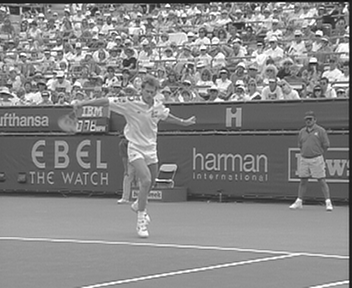
#> input picture Assignment 2/Program Files/frame_25.png, 352 x 288 px, found by its file name
$ jupyter execute TTT4135_MULTIMEDIA_SIGNAL_PROCESSING_Assignment_2.ipynb
#> lines starting #> are read from the running program, lines starting #| are printed output that depends on the picture
<a href="https://colab.research.google.com/github/Eeaeau/TTT4135-Multimedia-Signal-Processing/blob/main/TTT4135_MULTIMEDIA_SIGNAL_PROCESSING_Assignment_2.ipynb" target="_parent"></a>

# Assignment 2
*Authors:*
Vegard Iversen, Sondre Olimb, Sebastian Skogen Raa

# Setup

[cell 1]
import numpy as np
import scipy.fftpack as fftpack
import matplotlib.pyplot as plt
import os
import cv2 as cv
from scipy import signal
import seaborn as sns

sns.set_theme()

sns.set_style("dark")

# 1 Temporal prediction

## a)
Motion compensation is a method of predicting a frame in a video realtive to a referance frame. This is done by accounting for previous and future frames camera and/or object motion. This method of prediction between frames will in most cases give good compression efficiency.

## b)

**I- intra frames**

These fraems ar coded without a referance to other fames. By coding the frames we achive a moderate amount of compression with spacial redundancy, however there is no temoiral redundancy. Since the frames are encoded with no refrance to other frames, there is no motion compensation. The compression can be both lossles and lossy. Relative to the other frames, it achvives the least amount of compression.[1[

**P- Predictive frames**

The predictive frames are encoded using motoion compesnastion from a previus I or P frame. It only stores the changes from previous I or P- frame, this migth be motion vectors or image data. P- frames reduces both the temporal and spatial redundancy and therfore achives a higer order of compression compared to I- frames. the higher order of compression will give a lower qaulity picture comapred to I-frames, but this i solved by using Group of Pictures (GOP). In a GOP the two ar combined to achive a higer quality image. (GOP also includes B-frames)[1]

**B- Bidirectional**

Bidirectional frames uses (as the name indicates) both past and future I- and P-frames. These are then used as a linear combination to estimate a sutable motionestimate. This Bidirectional encoding gives the higest order of compresion of the three frames. We can have forward, backward motion vectors. B-fames achives the lowest order of picture quality of the three frames, but as descirbed above, in a GOP high quality can be achived.[1]

## c)

The transmission is ordered different from the display order in assosiation with the B-picture. The transmitted ordering is in done such that B-pictures appear after the past and future pictures. By doing this reordring it is ensured that the B-picture can always be constructed by referencing these past and future pictures from memory. This will of course introduce a delay dependant upon the number of consecutive B-pictures, which is 2 in mpeg 1 and 2 as shown in the figure below.

Figure of trasmission vs display order. [1]

## d)


  ### Main differences
* Variable block-size motion compensation with small
block sizes
* Quarter-sample-accurate motion compensation
* Extention of the B pictures
* Multiple reference picture motion compensation

### Others
* Motion vectors over picture boundaries
* Decoupling of referencing order from display order
* Decoupling of picture representation methods from
picture referencing capability:
* Weighted prediction:
* Improved “skipped” and “direct” motion inference:
* Directional spatial prediction for intra coding
* In-the-loop deblocking filtering

# 2 Decomposition/Transform

## a)

The transfrom that usually have been used in classic video coders are discret cosine transformers (8 × 8 for MPEG-1). For H.264 uses integer DCT (4 × 4).

## b)
Block-transform-based video/still image coders usually exhibit
so-called blocking artifacts. How is this effect minimized in
H.264? (10 points)

In H.264 a deblocking filter is used to minimize the blocking noise from the DCT.
In H.264 the deblocking filter is standard in difference to MPEG-1/2/4 where it was an optional additional feature in the decoder.

# 3 Video coding

We have that $\sigma_x=1$

$\sigma^2_z=\sigma^2_x(1-\rho)^2$

$\sigma^2_z=1\cdot(1-0.9^2)$

$\sigma^2_z=0.19$

\\
First for every second pixel

$\sigma^2_e = E[(Z[n] − Z'[n])^2] = E[(Z[n] − a \times Z''[n + 1 ])^2]$

To minimize we want to derivate wrt $a$ and set equal to 0.\
$\frac{δ}{δa}σ_e^2 =\frac{δ}{δa}E[(Z[n] − a \times Z''[n + 1 ])^2] $\
We can write out the expression. And use the information that $E[Z[n]] = 1$ and $E[Z[n]Z[n+k]] = 0.9^{|k|}$, and that we can approximate $Z[n] = Z'[n]$
$E[(Z[n] − a \times Z''[n + 1 ])^2] =E[Z[n]^2 - 2×a\times Z[n]Z[n+1] + a^2 \times Z[n+1]^2]  = 1 - 2×a \times 0.9 + a^2$\
$\frac{δ}{δa}σ_e^2 = 0$ gives\
$\frac{δ}{δa}(1 - 2×a \times 0.9 + a^2) = 0$\
$ -2 × 0.9 + 2a = 0$\
$a=0.9$ \

$\sigma^2_e = E[(Z[n] − 0.9 \times Z''[n + 1 ])^2]$
\
$σ_e^2 = E[Z[n]^2 - 2 × Z[n] × 0.9×Z''[n+1] + 0.9^2×Z''[n+1]^2]$

$\sigma_e^2 = E[Z[n]^2] - 2×0.9×E[Z[n] \times [Z''[n+1]] + 0.9^2E[Z''[n+1]]$

if $Z[n] = Z'[n]$  then  $Z''[n] = Z[n]$
$σ_e^2 = 1 - 2 \times 0.9 \times 0.9 + 0.9^2$ \
$σ_e^2 = 0.19$

$D_{even} = \frac{π e}{6} \times 0.19 \times 2^{-2R1}$\
Where R1 is the coded bits

For the rest of the pixels \
$\sigma^2_e = E[(Z[n] − Z'[n])^2] = E[(Z[n] − b \times Z''[n - 1] - c × Z''[n + 1 ])^2]$

minimizing as earlier. $x$ is $b$ or $c$.\
$\frac{δ}{δx}σ_e^2 =\frac{δ}{δx}E[(Z[n] − b \times Z''[n - 1] - c × Z''[n + 1 ])^2] $\
$\frac{δ}{δx}σ_e^2 = \frac{δ}{δx} E[Z[n]^2 - 2 \times b \times Z[n]Z[n-1] - 2 × c Z[n]Z[n+1] + b^2 Z[n-1]^2 + 2 \times b \times c \times Z[n-1]Z[n+1] + c^2 \times Z[n+1]^2 ]$\
Using that $Z[n-1]Z[n+1] = Z[n]Z[n+2]$\
$\frac{δ}{δx}σ_e^2 = \frac{δ}{δx} (1-2×b×0.9 - 2×c×0.9 + b^2 + 2 ×b ×c×0.9^2 +c^2)$\
derivate with respect to b gives\
$\frac{δ}{δb}σ_e^2 = \frac{δ}{δb} (1-2×b×0.9 - 2×c×0.9 + b^2 + 2 ×b ×c×0.9^2 +c^2)$\
$\frac{δ}{δb}σ_e^2 = -2×0.9  + 2b + 2×c×0.9^2 $\
set equal 0\
$-2×0.9  + 2b + 2×c×0.9^2 = 0$\
$b = -c×0.81 + 0.9$\
wrt c\
$\frac{δ}{δc}σ_e^2 = \frac{δ}{δc} (1-2×b×0.9 - 2×c×0.9 + b^2 + 2 ×b ×c×0.9^2 +c^2)$\
$\frac{δ}{δc}σ_e^2 =  - 2×0.9  + 2 ×b×0.9^2 +2c $\
set equal 0 \\

$2×0.9  + 2b + 2×b×0.9^2 = 0$\
$c = -b×0.81-0.9$\
this gives c=b\
$- 2×0.9  + 2 ×b×0.9^2 +2b = 0$\
$b = \frac{0.9}{0.81+1} = 0.4972 = c$ \

putting this into $σ_e^2$\
$σ_e^2 = 1-2×0.4972×0.9 - 2×0.4972×0.9 + 0.4972^2 + 2 ×0.4972 ×0.4972×0.9^2 +0.4972^2 = 0.10497$\
$D_{odd} = \frac{π e}{6} \times σ_e^2 \times 2^{-2R2}$\
Where we can assume that $Z'[n] = Z[n]$\
$D_{odd} = \frac{π e}{6} \times 0.10497 \times 2^{-2R2}$\
Where R1 is the coded bits

Average distortion \
$D = \frac{π e}{6} × (0.19 × 2^{-2R1} + 0.10497 ×2^{-2R2} $\
$R = \frac{1}{2} (R1 + R2)$

$R2 = R1 - \frac{1}{2} log_2 \frac{0.19}{0.10497} $\
$D = \frac{π e}{6} × (0.19 × 2^{-2R1} + 0.10497 ×2^{-2R2}) $\
$D = \frac{π e}{6} × (\sqrt{0.19 ×  0.10497} ×2^{-2R}) $\
$= \frac{π e}{6}×0.1412×2^{-2R} $\
from the hint:

$D_{even} = \frac{π e}{6} \times σ_e^2 \times 2^{-2R1}$\
Where we can assume that $Z'[n] = Z[n]$

# 4 Motion estimation

## a)

[cell 2]
im25 = cv.imread('frame_25.png', cv.IMREAD_GRAYSCALE).astype(np.int16)
#> im25: shape (288, 352) int16; min 6, max 255, mean 133.7
im26 = cv.imread('frame_26.png', cv.IMREAD_GRAYSCALE).astype(np.int16)
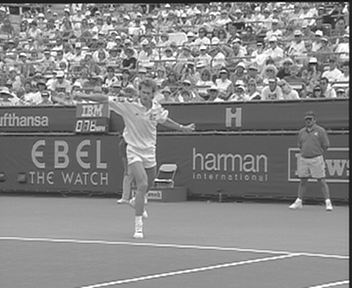
#> input picture Assignment 2/Program Files/frame_26.png, 352 x 288 px, found by its file name
#> im26: shape (288, 352) int16; min 5, max 255, mean 133.8
im27 = cv.imread('frame_27.png', cv.IMREAD_GRAYSCALE).astype(np.int16)
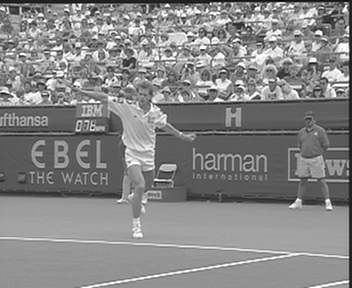
#> input picture Assignment 2/Program Files/frame_27.png, 352 x 288 px, found by its file name
#> im27: shape (288, 352) int16; min 5, max 255, mean 133.7

plt.imshow(im25, cmap='gray')
plt.show()

[cell 3]
im25

[cell 4]
def reshape_split(image: np.ndarray, kernel_size: tuple):

    img_height, img_width = image.shape
    try:
      tile_height, tile_width, channels = kernel_size
    except:
      tile_height, tile_width = kernel_size
      channels = 1
    if channels == 1:
      tiled_array = image.reshape(img_height // tile_height,
                                  tile_height,
                                  img_width // tile_width,
                                  tile_width
                                  )
    else:
      tiled_array = image.reshape(img_height // tile_height,
                                  tile_height,
                                  img_width // tile_width,
                                  tile_width
                                  ,channels)
    tiled_array = tiled_array.swapaxes(1, 2)
    return tiled_array

[cell 5]
images = [im25, im26, im27]

[cell 6]
def cost_function(x1, x2):
  diff = x1 - x2
  # print(type(diff))
  return np.mean(np.square(diff), axis=(-1, -2))

[cell 7]
from numpy.lib.index_tricks import AxisConcatenator
def gen_disp_vectors(images, block_size, search_area_size, plot_as_img=False):
  """
  Input:
  images: list of two dimentional images
  block_size: size of macro blocks used
  search_area_size: number of pixels to search for match in horizontal and vertical direction.

  Output:
  disp_vectors: list of vectors corresponding to frames N-1 to N
  """
#> called with block_size = 16, search_area_size = 32, plot_as_img = False

  search_area_subdivs = search_area_size//block_size
  print("Num of macroblocks in search area:", search_area_subdivs)
  offset_lim = search_area_subdivs-1 # makes sure search area does not go out of bound
  disp_vectors = [] # list of finnal displacement vectors
  for idx_im in range(1, len(images)):
    prev_image = images[idx_im-1]
    current_image = images[idx_im]

    prev_macro_blocks = reshape_split(prev_image, (block_size, block_size))
    current_macro_blocks = reshape_split(current_image, (block_size, block_size))
    block_shape = prev_macro_blocks.shape

    vector_shape = (block_shape[0]-offset_lim, block_shape[1]-offset_lim)
    vector_macro_blocks = np.full((vector_shape + (3,)), 0) # 3dr dim added to be easily viewable as image aswell

    for macro_block_vidx in range(block_shape[0]-offset_lim):
      for macro_block_hidx in range(block_shape[1]-offset_lim):

        search_results = np.ones((search_area_subdivs, search_area_subdivs))

        prev_macro_block = prev_macro_blocks[macro_block_vidx, macro_block_hidx]
        current_search_area = current_macro_blocks[macro_block_vidx:macro_block_vidx + search_area_subdivs, macro_block_hidx:macro_block_hidx + search_area_subdivs]

        search_results = cost_function(current_search_area, prev_macro_block)

        diff_min_vec = np.array(np.unravel_index(np.argmin(search_results, axis=None), search_results.shape))

        vector_macro_blocks[macro_block_vidx, macro_block_hidx, 0:2] = diff_min_vec

    disp_vectors.append(vector_macro_blocks)

    fig, ax = plt.subplots()
    ax.set_title('Movement from frame '+str(idx_im)+' to frame '+ str(idx_im+1))

    print("image number:", idx_im)
    if plot_as_img:
      ax.imshow(vector_macro_blocks*250)
    else:
      x, y = np.meshgrid(np.arange(vector_shape[1]), np.arange(vector_shape[0]))
      u = vector_macro_blocks[:, :, 0]
      v = vector_macro_blocks[:, :, 1]

      ax.quiver(x, y, u, v,
                color="C0", angles='xy',
                scale_units='xy', scale=1, width=.01,
                headwidth=2, minshaft=1.5)
      plt.gca().invert_yaxis()

    plt.show()
#> this loop made 2 passes
#> (block_shape, vector_shape) on passes 1 to 2: ((18, 22, 16, 16), (17, 21)), ((18, 22, 16, 16), (17, 21))
#| image number: 1
#| image number: 2
#> pass 1, in gen_disp_vectors, `plt.show()`:
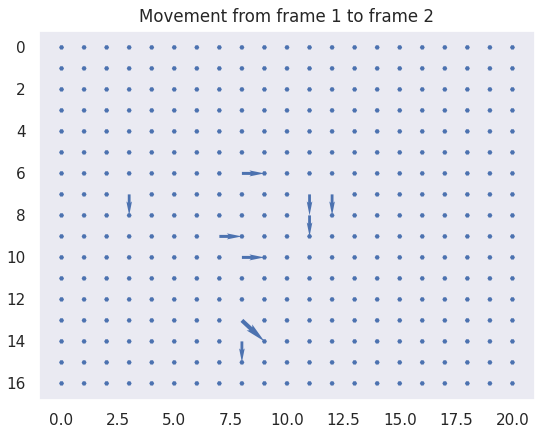
#> figure drawn by matplotlib, 1 panel
#> after the loop, disp_vectors = 2 items

  return disp_vectors

[cell 8]
vecs16 = gen_disp_vectors(images, block_size=16, search_area_size=32, plot_as_img=False)
#> vecs16 = 2 items

## b)

[cell 9]
vecs8 = gen_disp_vectors(images, block_size=8, search_area_size=32, plot_as_img=False)
#> call 2 of gen_disp_vectors, with block_size = 8, search_area_size = 32, plot_as_img = False
#> the loop in gen_disp_vectors (call 2), `for idx_im in range(1, len(images)):` made 2 passes
#> (block_shape, vector_shape) on passes 1 to 2: ((36, 44, 8, 8), (33, 41)), ((36, 44, 8, 8), (33, 41))
#| image number: 1
#| image number: 2
#> pass 1, in gen_disp_vectors (call 2), `u = vector_macro_blocks[:, :, 0]`:
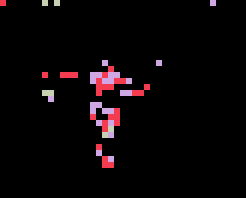
#> u: shape (33, 41) int64 (shown 6 times larger); 4 distinct labels, from 0 to 3; one colour per label, 0 black
#> pass 1, in gen_disp_vectors (call 2), `v = vector_macro_blocks[:, :, 1]`:
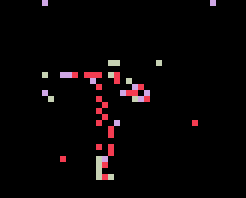
#> v: shape (33, 41) int64 (shown 6 times larger); 4 distinct labels, from 0 to 3; one colour per label, 0 black
#> pass 1, in gen_disp_vectors (call 2), `plt.show()`:
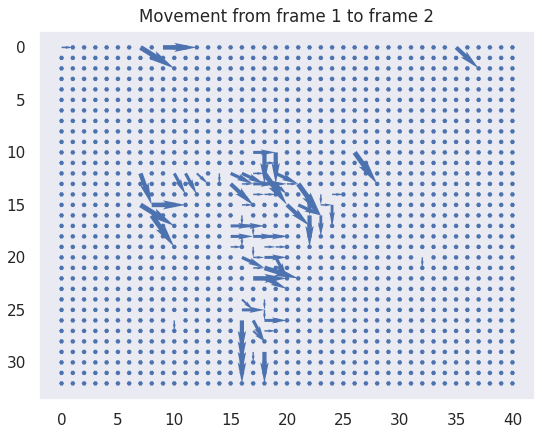
#> figure drawn by matplotlib, 1 panel
#> after the loop in gen_disp_vectors (call 2), `for idx_im in range(1, len(images)):`:
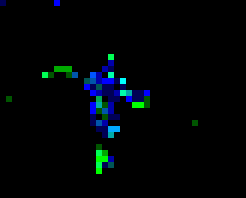
#> vector_macro_blocks: shape (33, 41, 3) int64 (shown 6 times larger); mean of channels 0, 1, 2 0.0798, 0.0547, 0; drawn with min black and max white
#> after the loop in gen_disp_vectors (call 2), `for idx_im in range(1, len(images)):`:
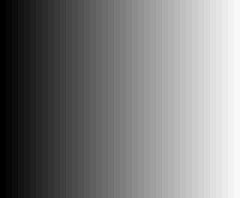
#> x: shape (33, 41) int64 (shown 6 times larger); min 0, max 40, mean 20; drawn with min black and max white
#> vecs8 = 2 items
vecs8 = gen_disp_vectors(images, block_size=8, search_area_size=32, plot_as_img=True)
#> the loop in gen_disp_vectors (call 3), `for idx_im in range(1, len(images)):` made 2 passes
#| image number: 1
#| image number: 2
#> pass 1, in gen_disp_vectors (call 3), `plt.show()`:
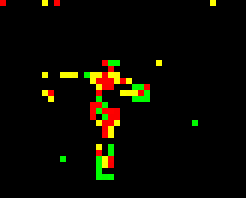
#> shown: shape (33, 41, 3) (shown 6 times larger); mean R, G, B 10.8, 9.3, 0
#> pass 2, in gen_disp_vectors (call 3), `plt.show()`:
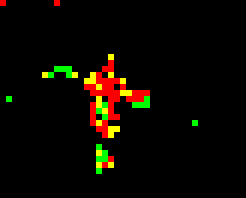
#> shown: shape (33, 41, 3) (shown 6 times larger); mean R, G, B 11.8, 7.5, 0
